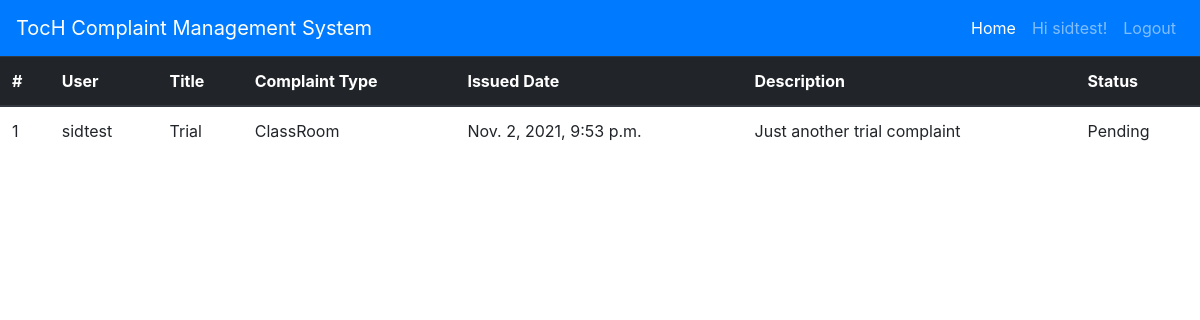
The page /status (signed in) on the database its author committed.
### accounts/models.py (models this page shows, shortened)
class Account(AbstractBaseUser):
    DEPT = (
        ('CSE', 'Computer Science & Engineering (CSE)'),
        ('IT', 'Information Technology (IT)'),
        ('SF', 'Fire & Safety (SE)'),
        ('ME', 'Mechanical Engineering (ME)'),
        ('ECE', 'Electronics & Communication (ECE)'),
        ('EEE', 'Electrical & Electronics (EEE'),
    )
    email           = models.EmailField(verbose_name="email", max_length=60, unique=True)
    username        = models.CharField(max_length=40)
    employeeId      = models.CharField(max_length=20, unique=True)
    phone_regex     = RegexValidator(regex=r'^\d{10,10}$', message="Phone number must contain only numbers:Up to 10 digits allowed.")
    phone           = models.CharField(validators=[phone_regex], max_length=10)
    department      = models.CharField(max_length=4, choices=DEPT,default='Computer Science & Engineering (CSE)')
    date_joined     = models.DateTimeField(verbose_name="date joined", auto_now_add=True)
    last_login      = models.DateTimeField(verbose_name="last login", auto_now=True)
    is_admin        = models.BooleanField(default=False)
    is_active       = models.BooleanField(default=True)
    is_staff        = models.BooleanField(default=False)
    is_superuser    = models.BooleanField(default=False)
    objects = MyAccountManager()
    USERNAME_FIELD  = 'email'
    REQUIRED_FIELDS = ['username']
    def __str__(self):
        return self.username

### backend/models.py (models this page shows, shortened)
class Complaint(models.Model):
    STATUS            = ((1,'Solved'),(2, 'InProgress'),(3,'Pending'))
    TYPE              = (('ClassRoom',"ClassRoom"),('Teacher',"Teacher"),('Management',"Management"),('College',"College"),('Other',"Other"))
    Title             = models.CharField(max_length=200, blank=False, null=True)
    user              = models.ForeignKey(Account, on_delete=models.CASCADE, default=None)
    Type_of_complaint = models.CharField(choices=TYPE, null=True, max_length=200)
    Description       = models.TextField(max_length=4000, blank=False, null=True)
    Time              = models.DateTimeField(verbose_name="time created", auto_now_add=True)
    status            = models.IntegerField(choices=STATUS, default=3)
    def __init__(self, *args, **kwargs):
        super(Complaint, self).__init__(*args, **kwargs)
        self.__status = self.status

### backend/views.py (the view)
# urls.py: path('status', views.CheckStatus, name = 'status'),
@login_required
def CheckStatus(request):
    c=Complaint.objects.filter(user=request.user)
    args={'c':c}
    return render(request,'backend/status.html',args)

### backend/templates/backend/status.html (shortened to what this page needs)
<!DOCTYPE html>
<html lang="en">
<head>
    <link rel="stylesheet" href="https://stackpath.bootstrapcdn.com/bootstrap/4.1.3/css/bootstrap.min.css">
</head>
<body>
<nav class="navbar navbar-expand-lg navbar navbar-dark bg-primary">
    <a class="navbar-brand" href="">TocH Complaint Management System</a>
    <div class="collapse navbar-collapse" id="navbarNav">
      <ul class="navbar-nav ml-auto">
        <li class="nav-item active">
          <a class="nav-link" href="{% url 'index' %}">Home <span class="sr-only">(current)</span></a>
        </li>
        <li class="nav-item">
          <a class="nav-link" href="#">Hi {{user.username}}!</a>
        </li>
        <li class="nav-item">
          <a class="nav-link" href="{% url 'logout' %}">Logout</a>
        </li>
      </ul>
    </div>
  </nav>
  <table class="table">
        <thead class="thead-dark">
          <tr>
            <th scope="col">#</th>
            <th scope="col">User</th>
            <th scope="col">Title</th>
            <th scope="col">Complaint Type</th>
            <th scope="col">Issued Date</th>
            <th scope="col">Description</th>
            <th scope="col">Status</th>
          </tr>
        </thead>
        {% for data in c %}
        <tbody>
          <tr>
            <td>{{data.id}}</td>
            <td>{{data.user}}</td>
            <td>{{data.Title}}</td>
            <td>{{data.Type_of_complaint}}</td>
            <td>{{data.Time}}</td>
            <td>{{data.Description}}</td>
            <td>{{data.get_status_display}}</td>
          </tr>
        </tbody>
        {% endfor %}
      </table>
</body>
</html>

### rows shown on the page
Account: username "sidtest"
Complaint: id "1", user "sidtest", Title "Trial", Type_of_complaint "ClassRoom", Time "Nov. 2, 2021, 9:53 p.m.", Description "Just another trial complaint", status "Pending"
